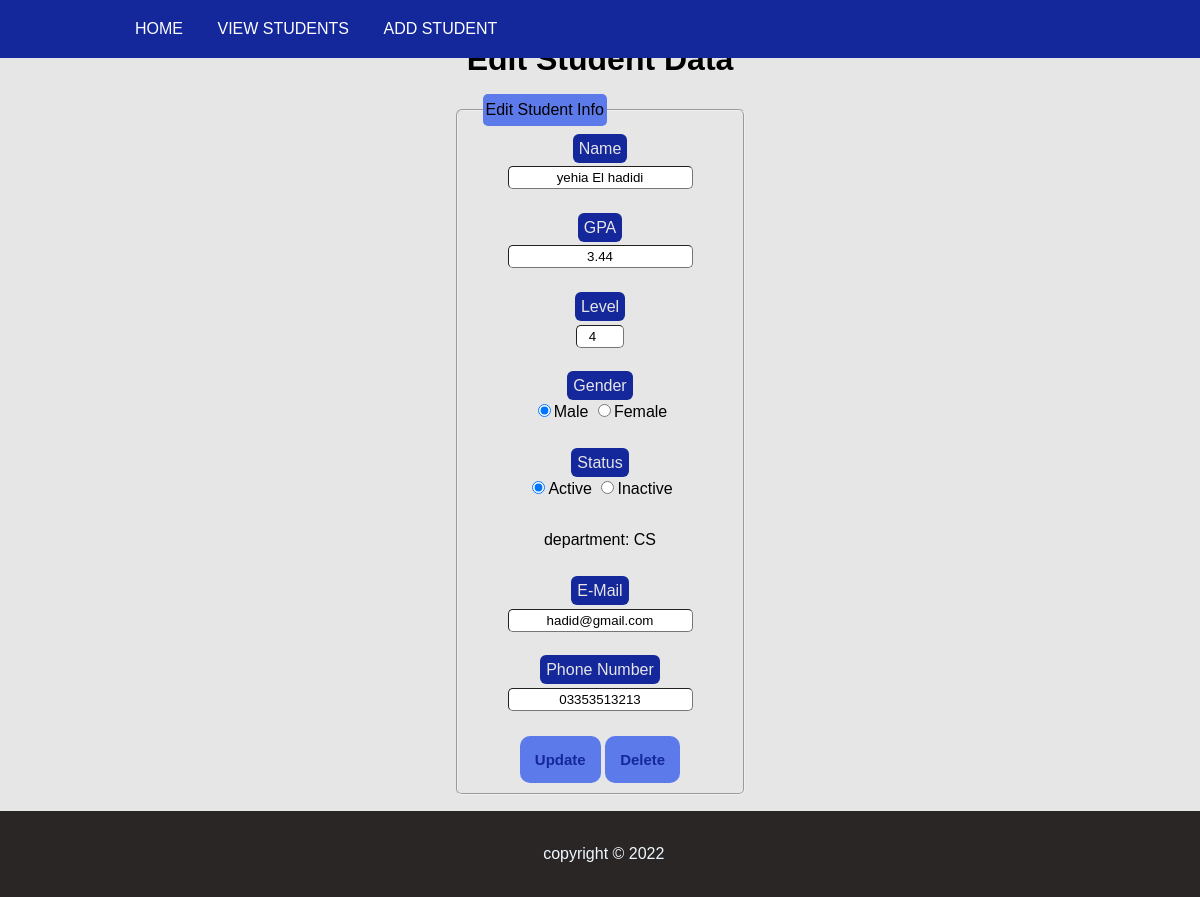
Screenshot of /edit/1 with the database file from the repository.
### StudentAffiars/models.py (models this page shows)
class Student(models.Model):
    ID = models.IntegerField(primary_key = True )
    Name = models.CharField(max_length=50)
    GPA = models.FloatField()
    level = models.IntegerField()
    mail = models.CharField(max_length=50)
    phone = models.CharField(max_length=12)
    dep = models.CharField(max_length=2, blank=True)
    Gender = models.CharField(max_length=30)
    status = models.CharField(max_length=30)
    birth = models.DateField()

### StudentAffiars/views.py (the view)
# urls.py: path("edit/<int:id>", views.edit, name = "edit"),
def edit(request,id):
    return render(request,"edit.html",{
        "student":Student.objects.get(ID = id)
    })

### StudentAffiars/templates/edit.html (shortened to what this page needs)
﻿<head>
    {%extends "navigatefotter.html" %}
    {%block body%}
    {% load static %}
    <div class="form">
        <h1 align="center">
            Edit Student Data
        </h1>
        <form action="{% url 'update' student.ID %}" method="POST" style="text-align-last:center" id="form">
            <fieldset>
                <legend>Edit Student Info</legend>
                <label for="name"><mark>Name</mark></label>
                <input class="form-input" type="text" id="name" name="name" value=" {{student.Name}} "><br><br>
                <label for="gpa"><mark>GPA</mark></label>
                <input type="text" class="form-input" id="gpa" name="gpa" value="{{student.GPA}}"><br><br>
                <label for="level"><mark>Level</mark></label>
                <input type="number" class="form-input" id="level" name="level" value="{{student.level}}" min=1
                    max=4><br><br>
                <label for="gender"><mark>Gender</mark></label>
                {% if student.Gender == "Male"%}
                <input type="radio" name={{student.ID}} value="Male" checked>Male <input type="radio"
                    name={{student.ID}} value="Female">Female
                {% else %}
                <input type="radio" name={{student.ID}} value="Male">Male <input type="radio" name="{{student.ID}}"
                    value="Female" checked>Female
                {%endif%}
                <br><br>
                <label for="status"><mark>Status</mark></label>
                {% if student.status == "Active"%}
                <input type="radio" name="A{{student.ID}}" value="Active" checked>Active <input type="radio"
                    name="A{{student.ID}}" value="Inactive">Inactive
                {% else %}
                <input type="radio" name="A{{student.ID}}" value="Active">Active <input type="radio"
                    name="A{{student.ID}}" value="Inactive" checked>Inactive
                {%endif%}
                <br><br>
                {% if not student.dep %}
                Department: null
                {% else %}
                department: {{student.dep}}
                {%endif%}
                <br /><br />
                <label for="email"><mark>E-Mail</mark></label>
                <input type="email" class="form-input" id="email" name="mail" value="{{student.mail}}"><br><br>
                <label for="mobile no."><mark>Phone Number</mark></label>
                <input type="text" class="form-input" id="phone" name="phone" value="{{student.phone}}"><br><br>
                <button style="display: inline-block ;" class="add-student-button" type="submit" value="update" name="update">Update</button>
                <button style="display: inline-block ;" class="add-student-button" type="submit" value="Delete Student" name="Delete Student"
                    id="Delete Student">Delete</button>
            </fieldset>
        </form>
    </div>
    {%endblock%}

### StudentAffiars/static/StyleSheet.css (style rules this page uses)
fieldset { background-color: #E6E6E6; border-radius: 6px; padding: 10px 50px 10px 50px; display: inline-block; }
mark { padding: 6px; background-color: #14279B; color: #E6E6E6; border-radius: 6px; }
.form-input { margin-top: 5px; border-width: 1px; border-radius: 5px; display: inline-block; padding: 3px; text-align: left; }
.add-student-button { margin: auto; display: block; font-weight: bold; font-size: 15px; padding: 15px; border-style: none; background-color: #5C7AEA; color: #14279B; border-radius: 10px; transition: opacity 0.25s; }
label { display: block; }
body { background-color: #E6E6E6; margin: 0; line-height: 1.6em; font-family: Arial, Helvetica, sans-serif; }

### rows the page displays
Student: name "yehia El hadidi", gpa "3.44", level "4", dep "CS", mail "hadid@gmail.com", phone "03353513213"
